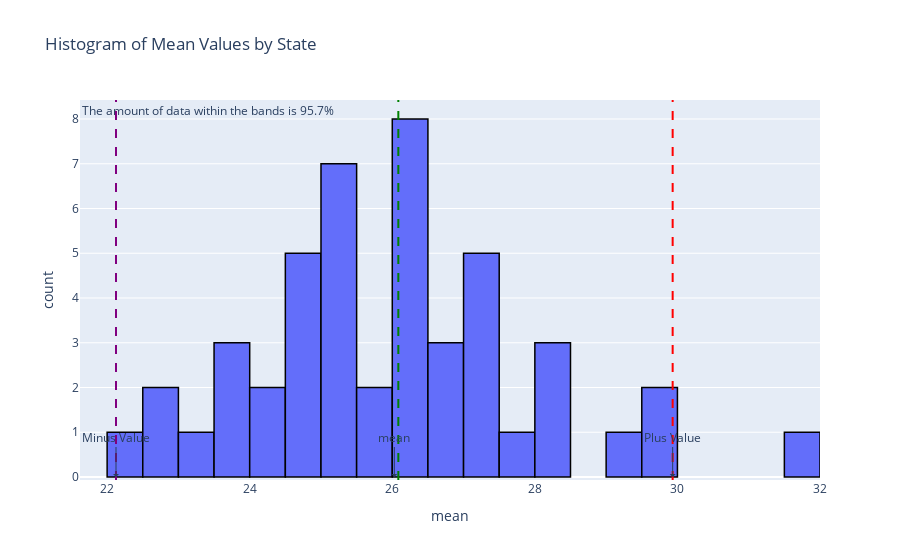

Notebook cell for this chart:
### Code cell
bounds = .15
visualize_deviations(state_distro, bounds, nbins=20, title='Histogram of Mean Values by State')

### Figure 1 — Plotly figure (JSON) as saved in the notebook; plotly's stock layout.template omitted (floating-point values rounded to 4 significant figures)
{"data": [{"alignmentgroup": "True", "bingroup": "x", "hovertemplate": "mean=%{x}<br>count=%{y}<extra></extra>", "legendgroup": "", "marker": {"color": "#636efa", "line": {"color": "black", "width": 1.5}, "pattern": {"shape": ""}}, "name": "", "nbinsx": 20, "offsetgroup": "", "orientation": "v", "showlegend": false, "type": "histogram", "x": [31.99, 29.99, 29.81, 29.05, 28.36, 28.27, 28.22, 27.75, 27.32, 27.3, 27.12, 27.08, 27.07, 26.99, 26.86, 26.85, 26.47, 26.42, 26.39, 26.39, 26.22, 26.17, 26.1, 26.08, 25.92, 25.72, 25.49, 25.32, 25.23, 25.19, 25.13, 25.09, 25.06, 24.92, 24.88, 24.74, 24.67, 24.54, 24.39, 24.11, 23.86, 23.81, 23.65, 23.33, 22.99, 22.67, 22.39], "xaxis": "x", "yaxis": "y"}], "layout": {"annotations": [{"arrowhead": 1, "ax": 0, "ay": -40, "showarrow": true, "text": "mean", "x": 26.03, "y": 0}, {"arrowhead": 1, "ax": 0, "ay": -40, "showarrow": true, "text": "Plus Value", "x": 29.93, "y": 0}, {"arrowhead": 1, "ax": 0, "ay": -40, "showarrow": true, "text": "Minus Value", "x": 22.12, "y": 0}, {"align": "left", "font": {"size": 12}, "showarrow": false, "text": "The amount of data within the bands is 95.7%", "x": 0, "xanchor": "left", "xref": "paper", "y": 1, "yanchor": "top", "yref": "paper"}], "barmode": "relative", "legend": {"tracegroupgap": 0}, "shapes": [{"line": {"color": "green", "dash": "dash"}, "type": "line", "x0": 26.08, "x1": 26.08, "xref": "x", "y0": 0, "y1": 1, "yref": "y domain"}, {"line": {"color": "red", "dash": "dash"}, "type": "line", "x0": 29.93, "x1": 29.93, "xref": "x", "y0": 0, "y1": 1, "yref": "y domain"}, {"line": {"color": "purple", "dash": "dash"}, "type": "line", "x0": 22.12, "x1": 22.12, "xref": "x", "y0": 0, "y1": 1, "yref": "y domain"}], "title": {"text": "Histogram of Mean Values by State"}, "xaxis": {"anchor": "y", "domain": [0, 1], "title": {"text": "mean"}}, "yaxis": {"anchor": "x", "domain": [0, 1], "title": {"text": "count"}}}}
